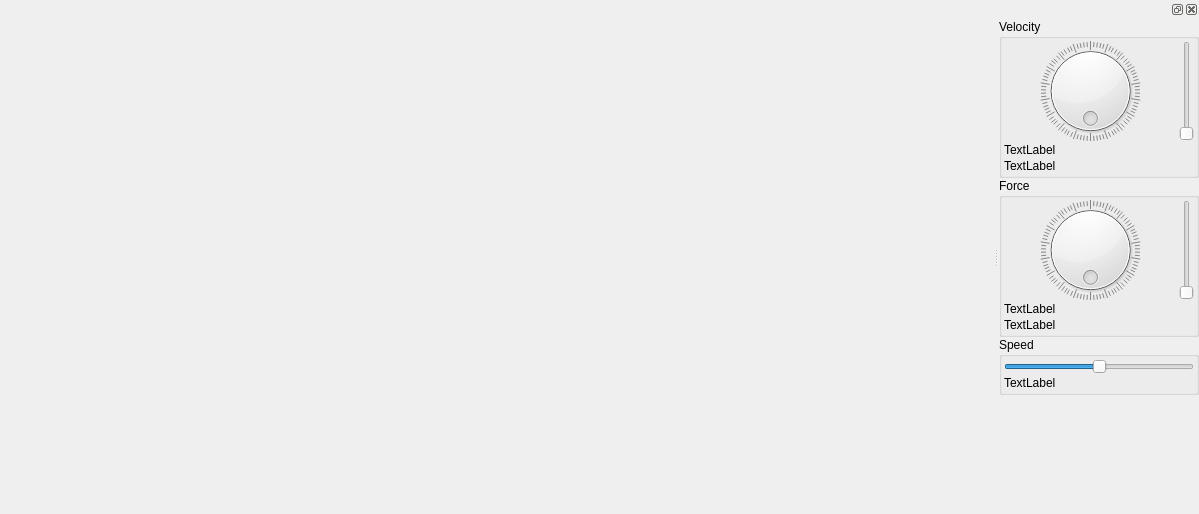
<?xml version="1.0" encoding="UTF-8"?>
<ui version="4.0">
 <class>MainWindow</class>
 <widget class="QMainWindow" name="MainWindow">
  <property name="geometry">
   <rect>
    <x>0</x>
    <y>0</y>
    <width>1199</width>
    <height>514</height>
   </rect>
  </property>
  <property name="windowTitle">
   <string>[Lab06] Particles</string>
  </property>
  <property name="windowIcon">
   <iconset>
    <normaloff>:/icons/icon.png</normaloff>:/icons/icon.png</iconset>
  </property>
  <widget class="QWidget" name="centralWidget">
   <layout class="QGridLayout" name="gridLayout">
    <property name="leftMargin">
     <number>0</number>
    </property>
    <property name="topMargin">
     <number>0</number>
    </property>
    <property name="rightMargin">
     <number>0</number>
    </property>
    <property name="bottomMargin">
     <number>0</number>
    </property>
    <property name="spacing">
     <number>0</number>
    </property>
    <item row="0" column="0">
     <widget class="ParticleWidget" name="widget" native="true"/>
    </item>
   </layout>
  </widget>
  <widget class="QDockWidget" name="dockWidget">
   <attribute name="dockWidgetArea">
    <number>2</number>
   </attribute>
   <widget class="QWidget" name="dockWidgetContents">
    <layout class="QVBoxLayout" name="verticalLayout">
     <property name="spacing">
      <number>0</number>
     </property>
     <property name="leftMargin">
      <number>0</number>
     </property>
     <property name="topMargin">
      <number>0</number>
     </property>
     <property name="rightMargin">
      <number>0</number>
     </property>
     <property name="bottomMargin">
      <number>0</number>
     </property>
     <item>
      <widget class="QGroupBox" name="groupBox">
       <property name="title">
        <string>Velocity</string>
       </property>
       <layout class="QGridLayout" name="gridLayout_2">
        <property name="leftMargin">
         <number>2</number>
        </property>
        <property name="topMargin">
         <number>2</number>
        </property>
        <property name="rightMargin">
         <number>2</number>
        </property>
        <property name="bottomMargin">
         <number>2</number>
        </property>
        <property name="spacing">
         <number>2</number>
        </property>
        <item row="0" column="0">
         <widget class="QDial" name="velocityDial">
          <property name="maximum">
           <number>360</number>
          </property>
          <property name="tracking">
           <bool>true</bool>
          </property>
          <property name="wrapping">
           <bool>true</bool>
          </property>
          <property name="notchesVisible">
           <bool>true</bool>
          </property>
         </widget>
        </item>
        <item row="0" column="1">
         <widget class="QSlider" name="velocitySlider">
          <property name="minimum">
           <number>0</number>
          </property>
          <property name="maximum">
           <number>300</number>
          </property>
          <property name="value">
           <number>0</number>
          </property>
          <property name="orientation">
           <enum>Qt::Vertical</enum>
          </property>
         </widget>
        </item>
        <item row="1" column="0">
         <widget class="QLabel" name="velocityLabel1">
          <property name="text">
           <string>TextLabel</string>
          </property>
         </widget>
        </item>
        <item row="2" column="0">
         <widget class="QLabel" name="velocityLabel2">
          <property name="text">
           <string>TextLabel</string>
          </property>
         </widget>
        </item>
       </layout>
      </widget>
     </item>
     <item>
      <widget class="QGroupBox" name="groupBox_2">
       <property name="title">
        <string>Force</string>
       </property>
       <layout class="QGridLayout" name="gridLayout_3">
        <property name="leftMargin">
         <number>2</number>
        </property>
        <property name="topMargin">
         <number>2</number>
        </property>
        <property name="rightMargin">
         <number>2</number>
        </property>
        <property name="bottomMargin">
         <number>2</number>
        </property>
        <property name="spacing">
         <number>2</number>
        </property>
        <item row="0" column="0">
         <widget class="QDial" name="forceDial">
          <property name="maximum">
           <number>360</number>
          </property>
          <property name="wrapping">
           <bool>true</bool>
          </property>
          <property name="notchesVisible">
           <bool>true</bool>
          </property>
         </widget>
        </item>
        <item row="0" column="1">
         <widget class="QSlider" name="forceSlider">
          <property name="minimum">
           <number>0</number>
          </property>
          <property name="maximum">
           <number>300</number>
          </property>
          <property name="value">
           <number>0</number>
          </property>
          <property name="orientation">
           <enum>Qt::Vertical</enum>
          </property>
         </widget>
        </item>
        <item row="1" column="0">
         <widget class="QLabel" name="forceLabel1">
          <property name="text">
           <string>TextLabel</string>
          </property>
         </widget>
        </item>
        <item row="2" column="0">
         <widget class="QLabel" name="forceLabel2">
          <property name="text">
           <string>TextLabel</string>
          </property>
         </widget>
        </item>
       </layout>
      </widget>
     </item>
     <item>
      <widget class="QGroupBox" name="groupBox_4">
       <property name="title">
        <string>Speed</string>
       </property>
       <layout class="QGridLayout" name="gridLayout_5">
        <property name="leftMargin">
         <number>2</number>
        </property>
        <property name="topMargin">
         <number>2</number>
        </property>
        <property name="rightMargin">
         <number>2</number>
        </property>
        <property name="bottomMargin">
         <number>2</number>
        </property>
        <property name="spacing">
         <number>2</number>
        </property>
        <item row="0" column="0">
         <widget class="QSlider" name="speedSlider">
          <property name="value">
           <number>50</number>
          </property>
          <property name="orientation">
           <enum>Qt::Horizontal</enum>
          </property>
         </widget>
        </item>
        <item row="1" column="0">
         <widget class="QLabel" name="speedLabel">
          <property name="text">
           <string>TextLabel</string>
          </property>
         </widget>
        </item>
       </layout>
      </widget>
     </item>
     <item>
      <spacer name="verticalSpacer">
       <property name="orientation">
        <enum>Qt::Vertical</enum>
       </property>
       <property name="sizeHint" stdset="0">
        <size>
         <width>20</width>
         <height>40</height>
        </size>
       </property>
      </spacer>
     </item>
     <item>
      <spacer name="horizontalSpacer">
       <property name="orientation">
        <enum>Qt::Horizontal</enum>
       </property>
       <property name="sizeHint" stdset="0">
        <size>
         <width>200</width>
         <height>20</height>
        </size>
       </property>
      </spacer>
     </item>
    </layout>
   </widget>
  </widget>
 </widget>
 <layoutdefault spacing="6" margin="11"/>
 <customwidgets>
  <customwidget>
   <class>ParticleWidget</class>
   <extends>QWidget</extends>
   <header>particlewidget.h</header>
   <container>1</container>
  </customwidget>
 </customwidgets>
 <resources/>
 <connections/>
</ui>
